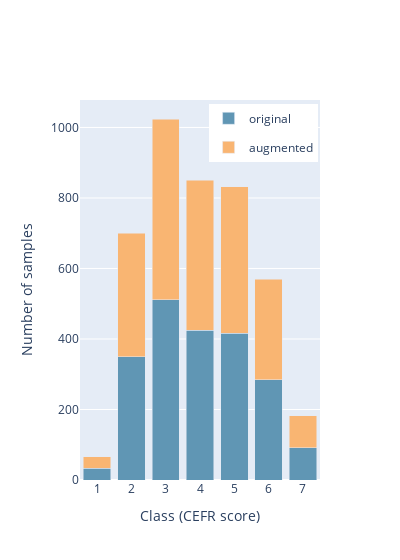

Source (notebook cell):
### Code cell
base_augmented = df.groupby('cefr_mean').count().iloc[:,1:3].rename(columns={'sample':'original','student':'augmented'}).reset_index()
base_augmented = pd.melt(base_augmented, id_vars=['cefr_mean'], value_vars=['original', 'augmented'])

bar_augmented = px.bar(base_augmented, x='cefr_mean', y='value', color='variable', color_discrete_map=colour_map)

fig_2 = go.Figure()
fig_2.add_traces(bar_augmented.data)
fig_2.update_layout(barmode='stack', width=400, 
                    legend=dict(yanchor='top', xanchor='right', y=0.99, x=0.99), 
                    xaxis=dict(title='Class (CEFR score)', dtick=1), 
                    yaxis=dict(title='Number of samples'))
fig_2.show()

### Figure 1 — Plotly figure (JSON) as saved in the notebook; plotly's stock layout.template omitted (floating-point values rounded to 4 significant figures)
{"data": [{"alignmentgroup": "True", "hovertemplate": "variable=original<br>cefr_mean=%{x}<br>value=%{y}<extra></extra>", "legendgroup": "original", "marker": {"color": "#6096B4", "pattern": {"shape": ""}}, "name": "original", "offsetgroup": "original", "orientation": "v", "showlegend": true, "textposition": "auto", "type": "bar", "x": [1, 2, 3, 4, 5, 6, 7], "xaxis": "x", "y": [33, 350, 512, 425, 416, 285, 91], "yaxis": "y"}, {"alignmentgroup": "True", "hovertemplate": "variable=augmented<br>cefr_mean=%{x}<br>value=%{y}<extra></extra>", "legendgroup": "augmented", "marker": {"color": "#F9B572", "pattern": {"shape": ""}}, "name": "augmented", "offsetgroup": "augmented", "orientation": "v", "showlegend": true, "textposition": "auto", "type": "bar", "x": [1, 2, 3, 4, 5, 6, 7], "xaxis": "x", "y": [33, 350, 512, 425, 416, 285, 91], "yaxis": "y"}], "layout": {"barmode": "stack", "legend": {"x": 0.99, "xanchor": "right", "y": 0.99, "yanchor": "top"}, "width": 400, "xaxis": {"dtick": 1, "title": {"text": "Class (CEFR score)"}}, "yaxis": {"title": {"text": "Number of samples"}}}}
